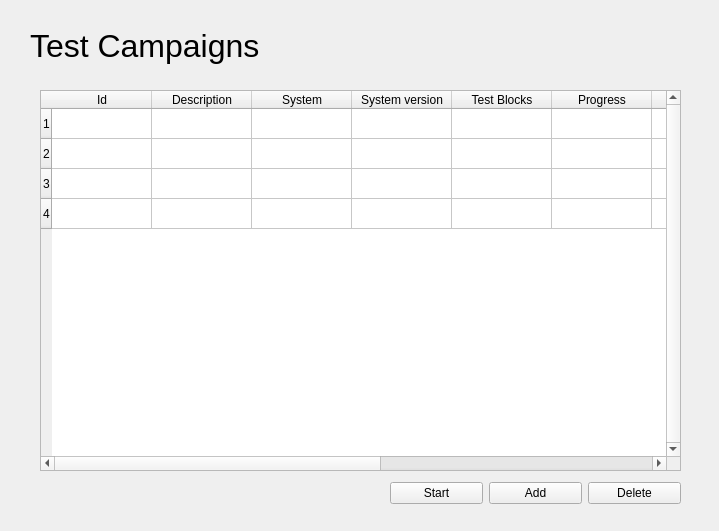
<?xml version="1.0" encoding="UTF-8"?>
<ui version="4.0">
 <class>Form</class>
 <widget class="QWidget" name="Form">
  <property name="geometry">
   <rect>
    <x>0</x>
    <y>0</y>
    <width>719</width>
    <height>531</height>
   </rect>
  </property>
  <property name="windowTitle">
   <string>Form</string>
  </property>
  <widget class="QLabel" name="lbl_bug">
   <property name="geometry">
    <rect>
     <x>30</x>
     <y>20</y>
     <width>661</width>
     <height>51</height>
    </rect>
   </property>
   <property name="font">
    <font>
     <pointsize>24</pointsize>
    </font>
   </property>
   <property name="text">
    <string>Test Campaigns</string>
   </property>
   <property name="wordWrap">
    <bool>true</bool>
   </property>
  </widget>
  <widget class="QWidget" name="layoutWidget">
   <property name="geometry">
    <rect>
     <x>390</x>
     <y>480</y>
     <width>291</width>
     <height>26</height>
    </rect>
   </property>
   <layout class="QHBoxLayout" name="homeButton_Layout">
    <item>
     <widget class="QPushButton" name="add_bug_button">
      <property name="text">
       <string>Start</string>
      </property>
     </widget>
    </item>
    <item>
     <widget class="QPushButton" name="remove_bug_button">
      <property name="text">
       <string>Add</string>
      </property>
     </widget>
    </item>
    <item>
     <widget class="QPushButton" name="edit_bug_button">
      <property name="text">
       <string>Delete</string>
      </property>
     </widget>
    </item>
   </layout>
  </widget>
  <widget class="QTableWidget" name="visor_bugs">
   <property name="geometry">
    <rect>
     <x>40</x>
     <y>90</y>
     <width>641</width>
     <height>381</height>
    </rect>
   </property>
   <property name="verticalScrollBarPolicy">
    <enum>Qt::ScrollBarPolicy::ScrollBarAlwaysOn</enum>
   </property>
   <property name="horizontalScrollBarPolicy">
    <enum>Qt::ScrollBarPolicy::ScrollBarAlwaysOn</enum>
   </property>
   <property name="sizeAdjustPolicy">
    <enum>QAbstractScrollArea::SizeAdjustPolicy::AdjustIgnored</enum>
   </property>
   <property name="editTriggers">
    <set>QAbstractItemView::EditTrigger::AnyKeyPressed|QAbstractItemView::EditTrigger::DoubleClicked|QAbstractItemView::EditTrigger::EditKeyPressed|QAbstractItemView::EditTrigger::SelectedClicked</set>
   </property>
   <property name="showGrid">
    <bool>true</bool>
   </property>
   <property name="gridStyle">
    <enum>Qt::PenStyle::SolidLine</enum>
   </property>
   <property name="sortingEnabled">
    <bool>false</bool>
   </property>
   <property name="wordWrap">
    <bool>true</bool>
   </property>
   <property name="cornerButtonEnabled">
    <bool>false</bool>
   </property>
   <property name="rowCount">
    <number>4</number>
   </property>
   <property name="columnCount">
    <number>11</number>
   </property>
   <attribute name="horizontalHeaderVisible">
    <bool>true</bool>
   </attribute>
   <attribute name="horizontalHeaderCascadingSectionResizes">
    <bool>true</bool>
   </attribute>
   <attribute name="horizontalHeaderHighlightSections">
    <bool>true</bool>
   </attribute>
   <attribute name="horizontalHeaderShowSortIndicator" stdset="0">
    <bool>false</bool>
   </attribute>
   <attribute name="horizontalHeaderStretchLastSection">
    <bool>false</bool>
   </attribute>
   <row/>
   <row/>
   <row/>
   <row/>
   <column>
    <property name="text">
     <string>Id</string>
    </property>
   </column>
   <column>
    <property name="text">
     <string>Description</string>
    </property>
   </column>
   <column>
    <property name="text">
     <string>System</string>
    </property>
   </column>
   <column>
    <property name="text">
     <string>System version</string>
    </property>
   </column>
   <column>
    <property name="text">
     <string>Test Blocks</string>
    </property>
   </column>
   <column>
    <property name="text">
     <string>Progress</string>
    </property>
   </column>
   <column>
    <property name="text">
     <string>Success</string>
    </property>
   </column>
   <column>
    <property name="text">
     <string>Creation date</string>
    </property>
   </column>
   <column>
    <property name="text">
     <string>Start date</string>
    </property>
   </column>
   <column>
    <property name="text">
     <string>End date</string>
    </property>
   </column>
   <column>
    <property name="text">
     <string>Last update</string>
    </property>
   </column>
  </widget>
 </widget>
 <resources/>
 <connections/>
</ui>
